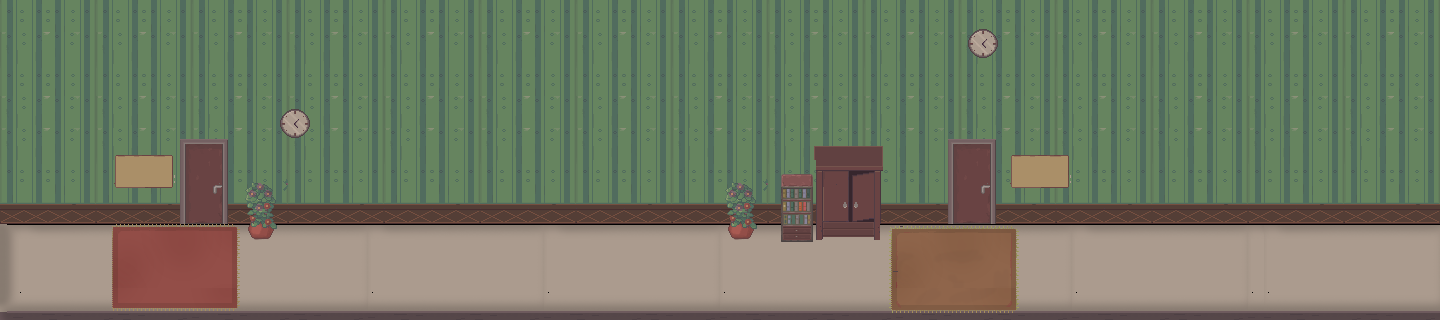

A 2D game scene composited from a Tiled map and its tileset images. What follows is a short description and the map's XML, with each tile layer's data collapsed to a summary:
An orthogonal 90x20 tile map with 16x16 px tiles, 2 tile layers (1, 2), 5 tilesets.

<map version="1.10" tiledversion="1.10.1" orientation="orthogonal" renderorder="right-down" width="90" height="20" tilewidth="16" tileheight="16" infinite="0" nextlayerid="3" nextobjectid="1">
 <tileset firstgid="1" name="1" tilewidth="16" tileheight="16" tilecount="2160" columns="48">
  <image source="A4.png" width="768" height="720" />
 </tileset>
 <tileset firstgid="2161" name="2" tilewidth="16" tileheight="16" tilecount="2304" columns="48">
  <image source="Inside_C.png" width="768" height="768" />
 </tileset>
 <tileset firstgid="4465" name="地砖" tilewidth="16" tileheight="16" tilecount="1152" columns="24">
  <image source="A5.png" width="384" height="768" />
 </tileset>
 <tileset firstgid="5617" name="3" tilewidth="16" tileheight="16" tilecount="2304" columns="48">
  <image source="Inside_D.png" width="768" height="768" />
 </tileset>
 <tileset firstgid="7921" name="4" tilewidth="16" tileheight="16" tilecount="2304" columns="48">
  <image source="Inside_E.png" width="768" height="768" />
 </tileset>
 <layer id="1" name="1" width="90" height="20">
  <data>[1800 cells, 1800 non-empty, 108 distinct tile ids]</data>
 </layer>
 <layer id="2" name="2" width="90" height="20">
  <data>[1800 cells, 264 non-empty, 207 distinct tile ids]</data>
 </layer>
</map>
